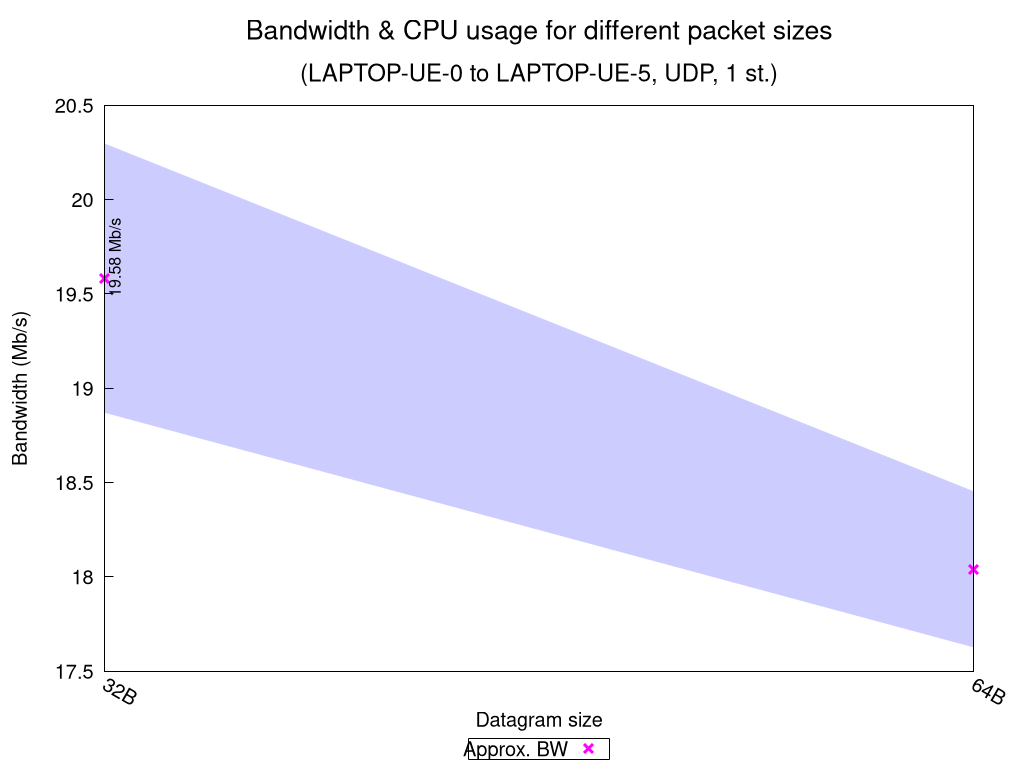

The script that saved this image:
set terminal pngcairo nocrop enhanced size 1024,768 font "Verdana,15"
set output "UDP_1_st_2020_10_12_12-56-35_one2two_summary.png"

set title "{/=20 Bandwidth \\& CPU usage for different packet sizes}\n\n{/=18 (LAPTOP-UE-0 to LAPTOP-UE-5, UDP, 1 st.)}"

set xlabel "Datagram size"
set ylabel "Bandwidth (Mb/s)"
set ytics nomirror
set key bmargin center horizontal box samplen 1 width -1
set bmargin 4.6
set rmargin 4.5
set xtics rotate by -30
printxsizes(x) = x < 1024.0 ? sprintf("%.0fB", x) : (x < 1048576.0 ? sprintf("%.0fKB", x/1024.0) : sprintf("%.0fMB", x/1048576.0))

rf = 1000000.0  # rate factor
stats "UDP_1_st_2020_10_12_12-56-35_one2two_iperf_summary.dat" using ($1 >= 0 ? $3 : 1/0) nooutput
set logscale x 2
set style fill transparent solid 0.2 noborder
set autoscale xfix
plot "UDP_1_st_2020_10_12_12-56-35_one2two_iperf_summary.dat" using ($1 >= 0 ? $2 : 1/0):($3/rf-$4/rf):($3/rf+$4/rf) with filledcurves lc rgb "blue" notitle, \
     "" using 2:($1 == 0 ? $3/rf : 1/0):xtic(printxsizes($2)) with points pt 2 ps 1.5 lw 3 lc rgb "magenta" title "Approx. BW", \
     "" using 2:($1 >= 0 ? $3/rf : 1/0):(sprintf("%.2f Mb/s", $3/rf)) with labels offset 0.9,1.0 rotate by 90 font ",12" notitle, \
     "" using ($1 < 0 ? $2 : 1/0):(STATS_min/rf):(sprintf("Net test failed!")) with labels offset 0.9,2.5 rotate by 90 tc rgb "red" font ",12" notitle, \
